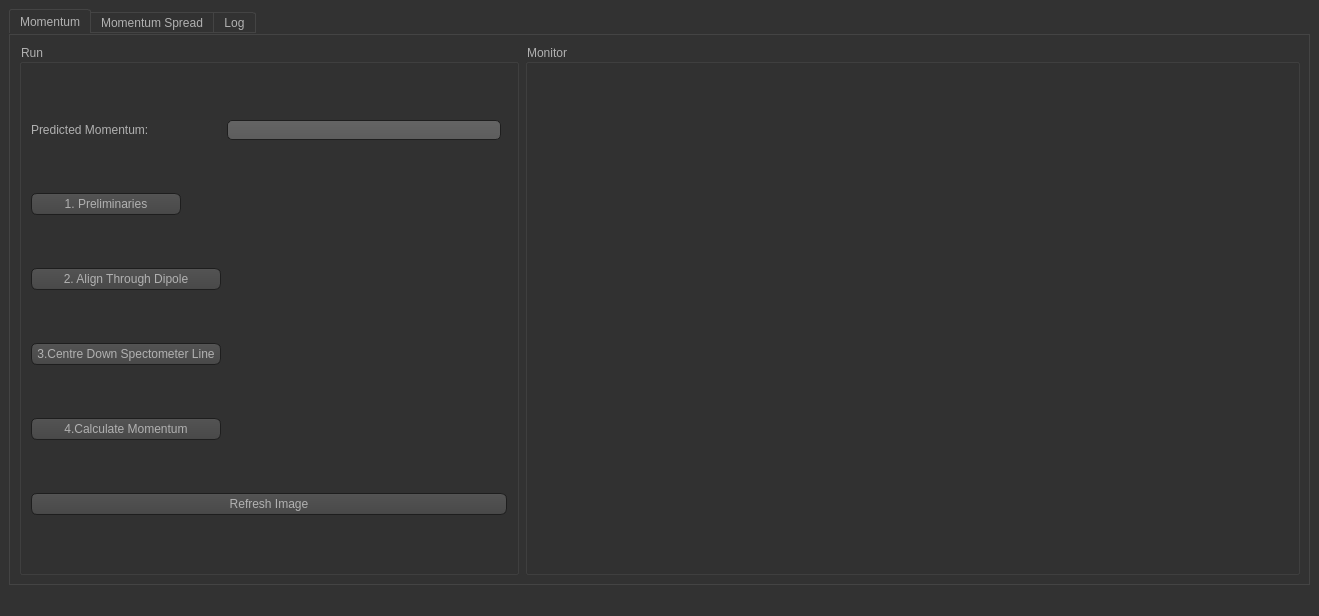
<?xml version="1.0" encoding="UTF-8"?>
<ui version="4.0">
 <class>MainWindow</class>
 <widget class="QMainWindow" name="MainWindow">
  <property name="geometry">
   <rect>
    <x>0</x>
    <y>0</y>
    <width>1319</width>
    <height>616</height>
   </rect>
  </property>
  <property name="windowTitle">
   <string>MainWindow</string>
  </property>
  <property name="styleSheet">
   <string notr="true">QToolTip
{
     border: 1px solid black;
     background-color: #ffa02f;
     padding: 1px;
     border-radius: 3px;
     opacity: 100;
}

QWidget
{
    color: #b1b1b1;
    background-color: #323232;
}

QWidget:item:hover
{
    background-color: QLinearGradient( x1: 0, y1: 0, x2: 0, y2: 1, stop: 0 #ffa02f, stop: 1 #ca0619);
    color: #000000;
}

QWidget:item:selected
{
    background-color: QLinearGradient( x1: 0, y1: 0, x2: 0, y2: 1, stop: 0 #ffa02f, stop: 1 #d7801a);
}

QMenuBar::item
{
    background: transparent;
}

QMenuBar::item:selected
{
    background: transparent;
    border: 1px solid #ffaa00;
}

QMenuBar::item:pressed
{
    background: #444;
    border: 1px solid #000;
    background-color: QLinearGradient(
        x1:0, y1:0,
        x2:0, y2:1,
        stop:1 #212121,
        stop:0.4 #343434/*,
        stop:0.2 #343434,
        stop:0.1 #ffaa00*/
    );
    margin-bottom:-1px;
    padding-bottom:1px;
}

QMenu
{
    border: 1px solid #000;
}

QMenu::item
{
    padding: 2px 20px 2px 20px;
}

QMenu::item:selected
{
    color: #000000;
}

QWidget:disabled
{
    color: #404040;
    background-color: #323232;
}

QAbstractItemView
{
    background-color: QLinearGradient( x1: 0, y1: 0, x2: 0, y2: 1, stop: 0 #4d4d4d, stop: 0.1 #646464, stop: 1 #5d5d5d);
}

QWidget:focus
{
    /*border: 2px solid QLinearGradient( x1: 0, y1: 0, x2: 0, y2: 1, stop: 0 #ffa02f, stop: 1 #d7801a);*/
}

QLineEdit
{
    background-color: QLinearGradient( x1: 0, y1: 0, x2: 0, y2: 1, stop: 0 #4d4d4d, stop: 0 #646464, stop: 1 #5d5d5d);
    padding: 1px;
    border-style: solid;
    border: 1px solid #1e1e1e;
    border-radius: 5;
}

QPushButton
{
    color: #b1b1b1;
    background-color: QLinearGradient( x1: 0, y1: 0, x2: 0, y2: 1, stop: 0 #565656, stop: 0.1 #525252, stop: 0.5 #4e4e4e, stop: 0.9 #4a4a4a, stop: 1 #464646);
    border-width: 1px;
    border-color: #1e1e1e;
    border-style: solid;
    border-radius: 6;
    padding: 3px;
    font-size: 12px;
    padding-left: 5px;
    padding-right: 5px;
}

QPushButton:pressed
{
    background-color: QLinearGradient( x1: 0, y1: 0, x2: 0, y2: 1, stop: 0 #2d2d2d, stop: 0.1 #2b2b2b, stop: 0.5 #292929, stop: 0.9 #282828, stop: 1 #252525);
}

QComboBox
{
    selection-background-color: #ffaa00;
    background-color: QLinearGradient( x1: 0, y1: 0, x2: 0, y2: 1, stop: 0 #565656, stop: 0.1 #525252, stop: 0.5 #4e4e4e, stop: 0.9 #4a4a4a, stop: 1 #464646);
    border-style: solid;
    border: 1px solid #1e1e1e;
    border-radius: 5;
}

QComboBox:hover,QPushButton:hover
{
    border: 2px solid QLinearGradient( x1: 0, y1: 0, x2: 0, y2: 1, stop: 0 #ffa02f, stop: 1 #d7801a);
}


QComboBox:on
{
    padding-top: 3px;
    padding-left: 4px;
    background-color: QLinearGradient( x1: 0, y1: 0, x2: 0, y2: 1, stop: 0 #2d2d2d, stop: 0.1 #2b2b2b, stop: 0.5 #292929, stop: 0.9 #282828, stop: 1 #252525);
    selection-background-color: #ffaa00;
}

QComboBox QAbstractItemView
{
    border: 2px solid darkgray;
    selection-background-color: QLinearGradient( x1: 0, y1: 0, x2: 0, y2: 1, stop: 0 #ffa02f, stop: 1 #d7801a);
}

QComboBox::drop-down
{
     subcontrol-origin: padding;
     subcontrol-position: top right;
     width: 15px;

     border-left-width: 0px;
     border-left-color: darkgray;
     border-left-style: solid; /* just a single line */
     border-top-right-radius: 3px; /* same radius as the QComboBox */
     border-bottom-right-radius: 3px;
 }

QComboBox::down-arrow
{
     image: url(:/down_arrow.png);
}

QGroupBox:focus
{
border: 2px solid QLinearGradient( x1: 0, y1: 0, x2: 0, y2: 1, stop: 0 #ffa02f, stop: 1 #d7801a);
}

QTextEdit:focus
{
    border: 2px solid QLinearGradient( x1: 0, y1: 0, x2: 0, y2: 1, stop: 0 #ffa02f, stop: 1 #d7801a);
}

QScrollBar:horizontal {
     border: 1px solid #222222;
     background: QLinearGradient( x1: 0, y1: 0, x2: 0, y2: 1, stop: 0.0 #121212, stop: 0.2 #282828, stop: 1 #484848);
     height: 7px;
     margin: 0px 16px 0 16px;
}

QScrollBar::handle:horizontal
{
      background: QLinearGradient( x1: 0, y1: 0, x2: 1, y2: 0, stop: 0 #ffa02f, stop: 0.5 #d7801a, stop: 1 #ffa02f);
      min-height: 20px;
      border-radius: 2px;
}

QScrollBar::add-line:horizontal {
      border: 1px solid #1b1b19;
      border-radius: 2px;
      background: QLinearGradient( x1: 0, y1: 0, x2: 1, y2: 0, stop: 0 #ffa02f, stop: 1 #d7801a);
      width: 14px;
      subcontrol-position: right;
      subcontrol-origin: margin;
}

QScrollBar::sub-line:horizontal {
      border: 1px solid #1b1b19;
      border-radius: 2px;
      background: QLinearGradient( x1: 0, y1: 0, x2: 1, y2: 0, stop: 0 #ffa02f, stop: 1 #d7801a);
      width: 14px;
     subcontrol-position: left;
     subcontrol-origin: margin;
}

QScrollBar::right-arrow:horizontal, QScrollBar::left-arrow:horizontal
{
      border: 1px solid black;
      width: 1px;
      height: 1px;
      background: white;
}

QScrollBar::add-page:horizontal, QScrollBar::sub-page:horizontal
{
      background: none;
}

QScrollBar:vertical
{
      background: QLinearGradient( x1: 0, y1: 0, x2: 1, y2: 0, stop: 0.0 #121212, stop: 0.2 #282828, stop: 1 #484848);
      width: 7px;
      margin: 16px 0 16px 0;
      border: 1px solid #222222;
}

QScrollBar::handle:vertical
{
      background: QLinearGradient( x1: 0, y1: 0, x2: 0, y2: 1, stop: 0 #ffa02f, stop: 0.5 #d7801a, stop: 1 #ffa02f);
      min-height: 20px;
      border-radius: 2px;
}

QScrollBar::add-line:vertical
{
      border: 1px solid #1b1b19;
      border-radius: 2px;
      background: QLinearGradient( x1: 0, y1: 0, x2: 0, y2: 1, stop: 0 #ffa02f, stop: 1 #d7801a);
      height: 14px;
      subcontrol-position: bottom;
      subcontrol-origin: margin;
}

QScrollBar::sub-line:vertical
{
      border: 1px solid #1b1b19;
      border-radius: 2px;
      background: QLinearGradient( x1: 0, y1: 0, x2: 0, y2: 1, stop: 0 #d7801a, stop: 1 #ffa02f);
      height: 14px;
      subcontrol-position: top;
      subcontrol-origin: margin;
}

QScrollBar::up-arrow:vertical, QScrollBar::down-arrow:vertical
{
      border: 1px solid black;
      width: 1px;
      height: 1px;
      background: white;
}


QScrollBar::add-page:vertical, QScrollBar::sub-page:vertical
{
      background: none;
}

QTextEdit
{
    background-color: #242424;
}

QPlainTextEdit
{
    background-color: #242424;
}

QHeaderView::section
{
    background-color: QLinearGradient(x1:0, y1:0, x2:0, y2:1, stop:0 #616161, stop: 0.5 #505050, stop: 0.6 #434343, stop:1 #656565);
    color: white;
    padding-left: 4px;
    border: 1px solid #6c6c6c;
}

QCheckBox:disabled
{
color: #414141;
}

QDockWidget::title
{
    text-align: center;
    spacing: 3px; /* spacing between items in the tool bar */
    background-color: QLinearGradient(x1:0, y1:0, x2:0, y2:1, stop:0 #323232, stop: 0.5 #242424, stop:1 #323232);
}

QDockWidget::close-button, QDockWidget::float-button
{
    text-align: center;
    spacing: 1px; /* spacing between items in the tool bar */
    background-color: QLinearGradient(x1:0, y1:0, x2:0, y2:1, stop:0 #323232, stop: 0.5 #242424, stop:1 #323232);
}

QDockWidget::close-button:hover, QDockWidget::float-button:hover
{
    background: #242424;
}

QDockWidget::close-button:pressed, QDockWidget::float-button:pressed
{
    padding: 1px -1px -1px 1px;
}

QMainWindow::separator
{
    background-color: QLinearGradient(x1:0, y1:0, x2:0, y2:1, stop:0 #161616, stop: 0.5 #151515, stop: 0.6 #212121, stop:1 #343434);
    color: white;
    padding-left: 4px;
    border: 1px solid #4c4c4c;
    spacing: 3px; /* spacing between items in the tool bar */
}

QMainWindow::separator:hover
{

    background-color: QLinearGradient(x1:0, y1:0, x2:0, y2:1, stop:0 #d7801a, stop:0.5 #b56c17 stop:1 #ffa02f);
    color: white;
    padding-left: 4px;
    border: 1px solid #6c6c6c;
    spacing: 3px; /* spacing between items in the tool bar */
}

QToolBar::handle
{
     spacing: 3px; /* spacing between items in the tool bar */
     background: url(:/images/handle.png);
}

QMenu::separator
{
    height: 2px;
    background-color: QLinearGradient(x1:0, y1:0, x2:0, y2:1, stop:0 #161616, stop: 0.5 #151515, stop: 0.6 #212121, stop:1 #343434);
    color: white;
    padding-left: 4px;
    margin-left: 10px;
    margin-right: 5px;
}

QProgressBar
{
    border: 2px solid grey;
    border-radius: 5px;
    text-align: center;
}

QProgressBar::chunk
{
    background-color: #d7801a;
    width: 2.15px;
    margin: 0.5px;
}

QTabBar::tab {
    color: #b1b1b1;
    border: 1px solid #444;
    border-bottom-style: none;
    background-color: #323232;
    padding-left: 10px;
    padding-right: 10px;
    padding-top: 3px;
    padding-bottom: 2px;
    margin-right: -1px;
}

QTabWidget::pane {
    border: 1px solid #444;
    top: 1px;
}

QTabBar::tab:last
{
    margin-right: 0; /* the last selected tab has nothing to overlap with on the right */
    border-top-right-radius: 3px;
}

QTabBar::tab:first:!selected
{
 margin-left: 0px; /* the last selected tab has nothing to overlap with on the right */


    border-top-left-radius: 3px;
}

QTabBar::tab:!selected
{
    color: #b1b1b1;
    border-bottom-style: solid;
    margin-top: 3px;
    background-color: QLinearGradient(x1:0, y1:0, x2:0, y2:1, stop:1 #212121, stop:.4 #343434);
}

QTabBar::tab:selected
{
    border-top-left-radius: 3px;
    border-top-right-radius: 3px;
    margin-bottom: 0px;
}

QTabBar::tab:!selected:hover
{
    /*border-top: 2px solid #ffaa00;
    padding-bottom: 3px;*/
    border-top-left-radius: 3px;
    border-top-right-radius: 3px;
    background-color: QLinearGradient(x1:0, y1:0, x2:0, y2:1, stop:1 #212121, stop:0.4 #343434, stop:0.2 #343434, stop:0.1 #ffaa00);
}

QRadioButton::indicator:checked, QRadioButton::indicator:unchecked{
    color: #b1b1b1;
    background-color: #323232;
    border: 1px solid #b1b1b1;
    border-radius: 6px;
}

QRadioButton::indicator:checked
{
    background-color: qradialgradient(
        cx: 0.5, cy: 0.5,
        fx: 0.5, fy: 0.5,
        radius: 1.0,
        stop: 0.25 #ffaa00,
        stop: 0.3 #323232
    );
}

QCheckBox::indicator{
    color: #b1b1b1;
    background-color: #323232;
    border: 1px solid #b1b1b1;
    width: 9px;
    height: 9px;
}

QRadioButton::indicator
{
    border-radius: 6px;
}

QRadioButton::indicator:hover, QCheckBox::indicator:hover
{
    border: 1px solid #ffaa00;
}

QCheckBox::indicator:checked
{
    background-color: qradialgradient(
        cx: 0.5, cy: 0.5,
        fx: 0.5, fy: 0.5,
        radius: 1.0,
        stop: 0.25 #ffaa00,
        stop: 0.3 #323232
    );
    image:url(:/images/checkbox.png);
}

QCheckBox::indicator:disabled, QRadioButton::indicator:disabled
{
    border: 1px solid #444;
}</string>
  </property>
  <widget class="QWidget" name="centralwidget">
   <layout class="QHBoxLayout" name="horizontalLayout">
    <item>
     <widget class="QTabWidget" name="tabWidget">
      <property name="currentIndex">
       <number>0</number>
      </property>
      <widget class="QWidget" name="tab">
       <attribute name="title">
        <string>Momentum</string>
       </attribute>
       <layout class="QHBoxLayout" name="horizontalLayout_2">
        <item>
         <widget class="QGroupBox" name="groupBox_run">
          <property name="minimumSize">
           <size>
            <width>500</width>
            <height>0</height>
           </size>
          </property>
          <property name="maximumSize">
           <size>
            <width>500</width>
            <height>16777215</height>
           </size>
          </property>
          <property name="title">
           <string>Run</string>
          </property>
          <layout class="QGridLayout" name="gridLayout">
           <item row="0" column="0">
            <widget class="QLabel" name="label">
             <property name="text">
              <string>Predicted Momentum:</string>
             </property>
            </widget>
           </item>
           <item row="0" column="1">
            <widget class="QLineEdit" name="lineEdit_predictMom"/>
           </item>
           <item row="11" column="0" colspan="3">
            <widget class="QPushButton" name="pushButton_refreshImage">
             <property name="text">
              <string>Refresh Image</string>
             </property>
            </widget>
           </item>
           <item row="8" column="0">
            <widget class="QPushButton" name="pushButton_CentreC2V">
             <property name="text">
              <string>3.Centre Down Spectometer Line</string>
             </property>
             <property name="checked">
              <bool>false</bool>
             </property>
            </widget>
           </item>
           <item row="10" column="0">
            <widget class="QPushButton" name="pushButton_CalcMom">
             <property name="text">
              <string>4.Calculate Momentum</string>
             </property>
             <property name="checked">
              <bool>false</bool>
             </property>
            </widget>
           </item>
           <item row="3" column="0">
            <widget class="QPushButton" name="pushButton_Prelim">
             <property name="sizePolicy">
              <sizepolicy hsizetype="Minimum" vsizetype="Fixed">
               <horstretch>0</horstretch>
               <verstretch>0</verstretch>
              </sizepolicy>
             </property>
             <property name="minimumSize">
              <size>
               <width>140</width>
               <height>0</height>
              </size>
             </property>
             <property name="maximumSize">
              <size>
               <width>150</width>
               <height>16777215</height>
              </size>
             </property>
             <property name="text">
              <string>1. Preliminaries</string>
             </property>
             <property name="checked">
              <bool>false</bool>
             </property>
            </widget>
           </item>
           <item row="4" column="0">
            <widget class="QPushButton" name="pushButton_Align">
             <property name="text">
              <string>2. Align Through Dipole</string>
             </property>
             <property name="checked">
              <bool>false</bool>
             </property>
            </widget>
           </item>
          </layout>
         </widget>
        </item>
        <item>
         <widget class="QGroupBox" name="groupBox_monitor">
          <property name="minimumSize">
           <size>
            <width>600</width>
            <height>0</height>
           </size>
          </property>
          <property name="title">
           <string>Monitor</string>
          </property>
          <layout class="QHBoxLayout" name="horizontalLayout_4"/>
         </widget>
        </item>
       </layout>
      </widget>
      <widget class="QWidget" name="tab_2">
       <attribute name="title">
        <string>Momentum Spread</string>
       </attribute>
       <layout class="QHBoxLayout" name="horizontalLayout_3">
        <item>
         <widget class="QGroupBox" name="groupBox_s_run">
          <property name="minimumSize">
           <size>
            <width>500</width>
            <height>0</height>
           </size>
          </property>
          <property name="maximumSize">
           <size>
            <width>500</width>
            <height>16777215</height>
           </size>
          </property>
          <property name="title">
           <string>Run</string>
          </property>
          <layout class="QGridLayout" name="gridLayout_2">
           <item row="4" column="0">
            <widget class="QPushButton" name="pushButton_CalcDisp">
             <property name="text">
              <string>3. Calculate Dispersion</string>
             </property>
             <property name="checked">
              <bool>false</bool>
             </property>
            </widget>
           </item>
           <item row="6" column="0">
            <widget class="QPushButton" name="pushButton_Calc">
             <property name="text">
              <string>4. Calculate Momentum Spread</string>
             </property>
             <property name="checked">
              <bool>false</bool>
             </property>
            </widget>
           </item>
           <item row="0" column="0">
            <widget class="QCheckBox" name="checkBox_done_mom">
             <property name="text">
              <string>Momentum Measurement Done</string>
             </property>
            </widget>
           </item>
           <item row="7" column="0" colspan="2">
            <widget class="QPushButton" name="pushButton_refreshProfile">
             <property name="text">
              <string>Refresh Profile</string>
             </property>
            </widget>
           </item>
           <item row="1" column="0">
            <widget class="QPushButton" name="pushButton_Checks">
             <property name="text">
              <string>1. Checks</string>
             </property>
             <property name="checked">
              <bool>false</bool>
             </property>
            </widget>
           </item>
           <item row="2" column="0">
            <widget class="QPushButton" name="pushButton_MinBeta">
             <property name="text">
              <string>2. Minimise Beta</string>
             </property>
             <property name="checked">
              <bool>false</bool>
             </property>
            </widget>
           </item>
           <item row="3" column="0">
            <widget class="QPushButton" name="pushButton_SetDispSize">
             <property name="text">
              <string>3. Set Dispersion Size</string>
             </property>
            </widget>
           </item>
          </layout>
         </widget>
        </item>
        <item>
         <widget class="QGroupBox" name="groupBox_s_monitor">
          <property name="minimumSize">
           <size>
            <width>600</width>
            <height>0</height>
           </size>
          </property>
          <property name="title">
           <string>Monitor</string>
          </property>
          <layout class="QHBoxLayout" name="horizontalLayout_5"/>
         </widget>
        </item>
       </layout>
      </widget>
      <widget class="QWidget" name="tabLog">
       <attribute name="title">
        <string>Log</string>
       </attribute>
       <layout class="QHBoxLayout" name="horizontalLayout_6">
        <item>
         <layout class="QGridLayout" name="gridLayout_3"/>
        </item>
       </layout>
      </widget>
     </widget>
    </item>
   </layout>
  </widget>
  <widget class="QMenuBar" name="menubar">
   <property name="geometry">
    <rect>
     <x>0</x>
     <y>0</y>
     <width>1319</width>
     <height>26</height>
    </rect>
   </property>
  </widget>
  <widget class="QStatusBar" name="statusbar"/>
 </widget>
 <resources/>
 <connections/>
</ui>
